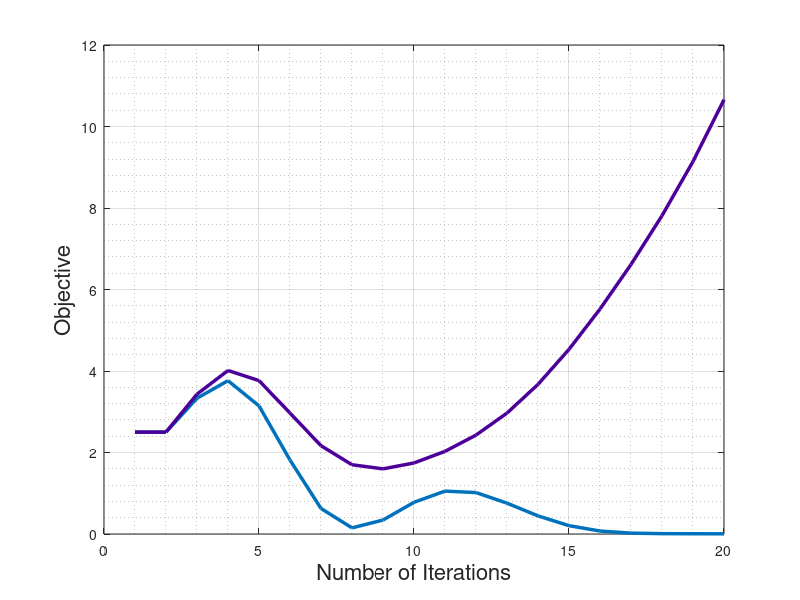

MATLAB code to generate this figure:
%% Analyze the invalidating effect of incorrect sensitivity
clear;
clc;
close all

% Set system matrices 
A = [0.5, 1; 0, 0.5;];
B = eye(2);
C = [1, -2; 0, 0.5];
H = C * ((eye(2) - A) \ B);
H_hat = [2, 0; 0, -1];

uInit = ones(2, 1);
xInit = zeros(2, 1);

obj = @(u) norm(H * u)^2/2;

% Implement the closed-loop response
itrCnt = 20;
eta = 0.1; % step size
objVals = zeros(2, itrCnt);

% use the true sensitivity
u = uInit;
x = xInit;
for i = 1:itrCnt
    objVals(1, i) = obj(u);

    % system dynamics
    y = C * x;
    x = A * x + B * u;
    
    % update inputs
    grad = H.' * y;
    u = u - eta * grad;
end

% use the inexact sensitivity
u = uInit;
x = xInit;
for i = 1:itrCnt
    objVals(2, i) = obj(u);

    % system dynamics
    y = C * x;
    x = A * x + B * u;
    
    % update inputs
    grad_inexact = H_hat.' * y;
    u = u - eta * grad_inexact;
end

%% plot the results
figure(1);
plot(1: itrCnt, objVals(1, :), 'LineWidth', 2.5);
hold on;
plot(1: itrCnt, objVals(2, :), 'LineWidth', 2.5, 'Color', '#4C0099');
hold off;
xlabel('Number of Iterations', 'fontsize', 16);
ylabel('Objective', 'fontsize', 16);
grid on;
grid minor;

fprintf('Finish implementing the closed-loop response.\n');
